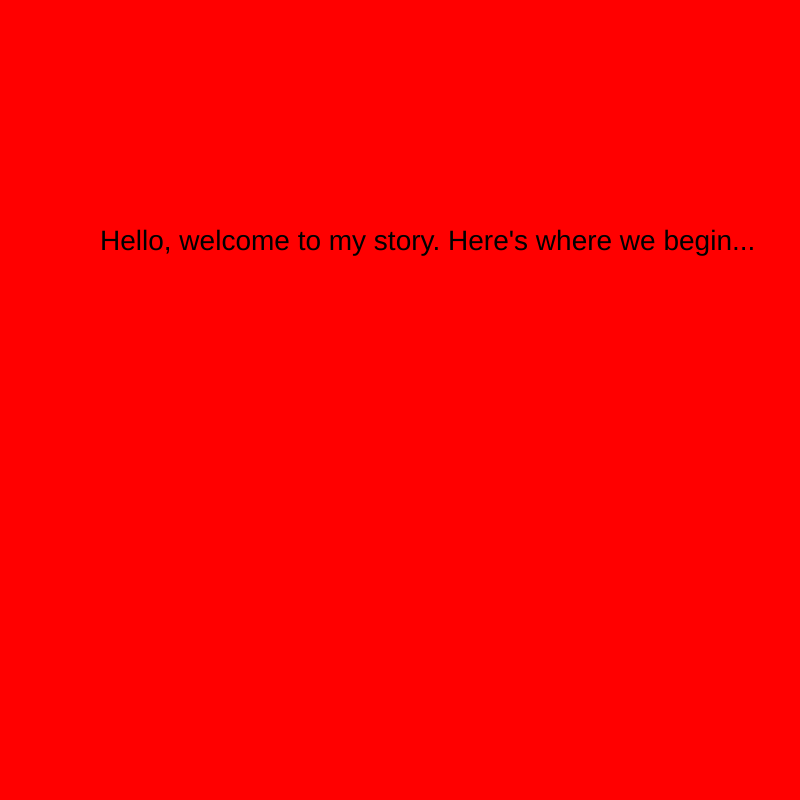
Frame 1 (no input)
Frame 60 (no input): identical to frame 1, image omitted
Frame 120 (the mouse pressed at the canvas centre since frame 60): identical to frame 1, image omitted

The p5.js sketch that drew this single still picture (run headless with seeded random() and noise() and a simulated clock; from frame 60 on, the mouse is pressed at the canvas centre):

// p5.js sketch
// ── sketch.js
var myState = 0;
var timer = 0;
function setup() {
  // put setup code here\
  createCanvas(800, 800);
}

function draw() {
  // put drawing code here
switch(myState){
  case 0:
  background('red');
  textSize(28);
  text("Hello, welcome to my story. Here's where we begin...", 100, 250);
  timer++; //=timer= timer + 1;
  if (timer > 300){
    myState = 1;
    timer = 0;
  }


  break;

  case 1:
  background('green');
  textSize(28);
  text("There was once a boy named Ben.", 100, 250);
  timer++; //=timer= timer + 1;
  if (timer > 300){
    myState = 2;
    timer = 0;
}
  break;

  case 2:
  background('pink');
  textSize(28);
  text("He lived in a different town than he currently does.", 100, 250);
  timer++; //=timer= timer + 1;
  if (timer > 300){
    myState = 3;
    timer = 0;
  }
  break;


  case 3:
  background('purple');
  textSize(28);
  text("Then he moved.", 100, 250);
  timer++; //=timer= timer + 1;
  if (timer > 300){
    myState = 4;
    timer = 0;
  }
  break;

  case 4:
  background('yellow');
  textSize(28);
  text("The end.", 100, 250);
  timer++; //=timer= timer + 1;
  if (timer > 300){
    myState = 0;
    timer = 0;
  }
  break;

}
}
function mouseReleased(){
  if ((mouseX >0) && (mouseX <800) && (mouseY >0) && (mouseY <800)){

  myState = myState + 1;
  if (myState > 4){
    myState = 0;
  }
}
}
